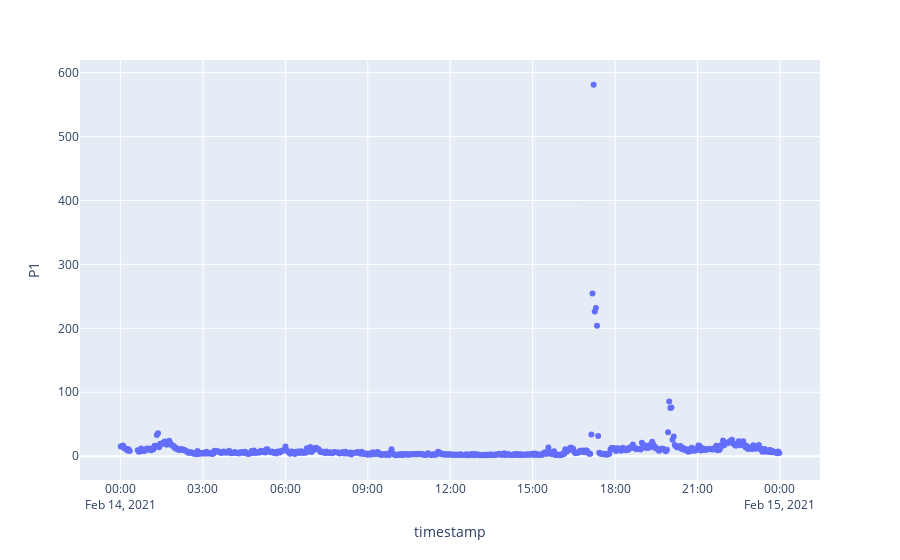

Notebook code for this chart:
### Code cell
import plotly.express as px
fig = px.scatter(df, x='timestamp', y='P1')
fig.show()

### Figure 1 — Plotly figure (JSON) as saved in the notebook; plotly's stock layout.template omitted (floating-point values rounded to 4 significant figures; data arrays with more than 128 entries replaced by an {"elided": "..."} marker saying what was removed)
{"data": [{"hovertemplate": "timestamp=%{x}<br>P1=%{y}<extra></extra>", "legendgroup": "", "marker": {"color": "#636efa", "symbol": "circle"}, "mode": "markers", "name": "", "orientation": "v", "showlegend": false, "type": "scatter", "x": {"elided": "571 str values"}, "xaxis": "x", "y": {"elided": "571 float values"}, "yaxis": "y"}], "layout": {"autosize": true, "legend": {"tracegroupgap": 0}, "margin": {"t": 60}, "xaxis": {"anchor": "y", "autorange": true, "domain": [0, 1], "range": ["2021-02-13 22:35:25.4396", "2021-02-15 01:23:36.5604"], "title": {"text": "timestamp"}, "type": "date"}, "yaxis": {"anchor": "x", "autorange": true, "domain": [0, 1], "range": [-39.71, 622.3], "title": {"text": "P1"}, "type": "linear"}}}
